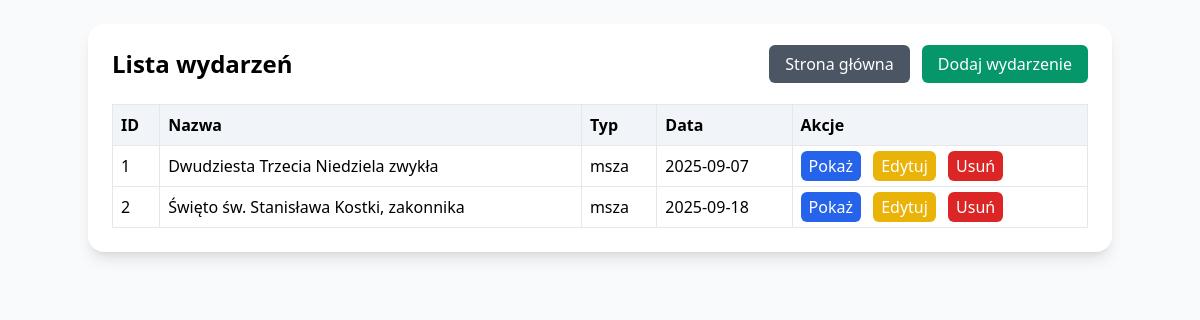
The app's page /events.php (signed in) with its own data.
### tables this page shows
CREATE TABLE `events` (
  `id` int(11) NOT NULL,
  `title` varchar(255) NOT NULL,
  `description` text DEFAULT NULL,
  `event_date` date DEFAULT NULL,
  `repertoire` text DEFAULT NULL,
  `created_at` timestamp NOT NULL DEFAULT current_timestamp()
);

### events.php (the view, shortened to what this page needs)
<?php
$conn = new mysqli('localhost', 'root', '', 'schola');
$res = $conn->query("SELECT * FROM events ORDER BY event_date ASC");
$events = [];
if ($res) while($row = $res->fetch_assoc()) $events[] = $row;
?>
<!doctype html>
<html lang="pl">
<head>
    <script src="https://cdn.tailwindcss.com"></script>
</head>
<body class="bg-slate-50 min-h-screen p-6">
<div class="max-w-5xl mx-auto bg-white rounded-2xl shadow-lg p-6">
  <header class="mb-6 flex justify-between items-center">
    <h1 class="text-2xl font-bold">Lista wydarzeń</h1>
    <div class="space-x-2">
        <a href="index.php" class="px-4 py-2 rounded-md bg-gray-600 text-white">Strona główna</a>
        <a href="events_create.php" class="px-4 py-2 rounded-md bg-emerald-600 text-white">Dodaj wydarzenie</a>
    </div>
</header>
<table class="w-full border rounded-md text-left">
    <thead class="bg-slate-100">
        <tr>
            <th class="p-2 border">ID</th>
            <th class="p-2 border">Nazwa</th>
            <th class="p-2 border">Typ</th>
            <th class="p-2 border">Data</th>
            <th class="p-2 border">Akcje</th>
        </tr>
    </thead>
    <tbody>
<?php $counter = 1; ?>
<?php if($events): foreach($events as $e): ?>
<tr class="hover:bg-gray-50">
    <td class="p-2 border"><?= $counter++ ?></td>
    <td class="p-2 border"><?= htmlspecialchars($e['title']) ?></td>
    <td class="p-2 border"><?= htmlspecialchars($e['description']) ?></td>
    <td class="p-2 border"><?= htmlspecialchars($e['event_date']) ?></td>
    <td class="p-2 border space-x-2">
        <a href="event_view.php?id=<?= $e['id'] ?>" class="px-2 py-1 bg-blue-600 text-white rounded-md">Pokaż</a>
        <a href="events_create.php?edit=<?= $e['id'] ?>" class="px-2 py-1 bg-yellow-500 text-white rounded-md">Edytuj</a>
        <a href="events.php?delete=<?= $e['id'] ?>"
           onclick="return confirm('Na pewno chcesz usunąć to wydarzenie?');"
           class="px-2 py-1 bg-red-600 text-white rounded-md">Usuń</a>
    </td>
</tr>
<?php endforeach; else: ?>
<tr>
    <td colspan="5" class="p-3 text-center text-slate-500">Brak wydarzeń.</td>
</tr>
<?php endif; ?>
    </tbody>
</table>
</div>
</body>
</html>

### records on screen
events: title "Dwudziesta Trzecia Niedziela zwykła", description "msza", event_date "2025-09-07"
events: title "Święto św. Stanisława Kostki, zakonnika", description "msza", event_date "2025-09-18"
